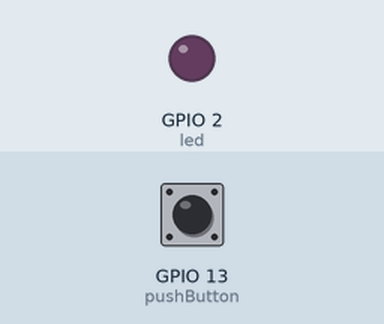
This program was run on a simulated ESP32 board running MicroPython. Parts: output pins drawn as LEDs (lit = HIGH). Wiring (from the project's diagram.json): magenta LED on GPIO 2, green button on GPIO 13. Inputs (shaded band) come from the test bench; at power-on: GPIO 13 (pushButton) LOW. What the program prints to the serial console is not drawn.

Above: at 1.2 s.
1.3 s: GPIO 13 (pushButton) pulled HIGH for 0.15 s
At 1.37 s:
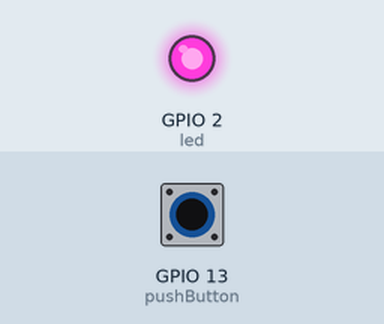
2.9 s: GPIO 13 (pushButton) pulled HIGH for 3.2 s
At 7.3 s:
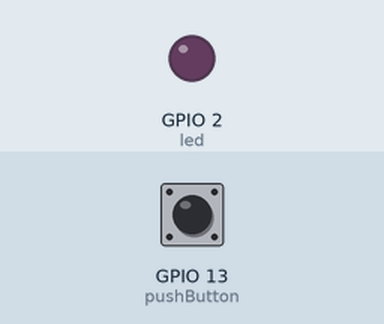
Timing chart, 0 to 8.8 s (numbered marks = the images above; inputs shaded):
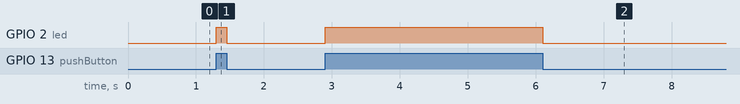

The program:

main.py
```python
#ESP32 MicroPython - LED PUSH BUTTON

"""CONSIGNA 1:
Crear un sketch en Arduino y un script en MicroPython que lea el estado de
un botón y encienda un LED cuando el botón esté presionado. """

print("HELLO PUSH BUTTON; ")

from machine import Pin  # type: ignore
from time import sleep

led = Pin(2, Pin.OUT) # Se asigna un pin al led
pushButton = Pin(13, Pin.IN) # Se asigna un pin al boton

while True:
  state = pushButton.value() # Controla el estado del boton
  if state == True:
    led.value(1)
  else:
    led.value(0)  
```

Measured:
- after the input at 1.3 s, GPIO 2 (led): LOW → HIGH at once, → LOW 0.15 s later
- after the input at 2.9 s, GPIO 2 (led): LOW → HIGH at once, → LOW 3.2 s later
